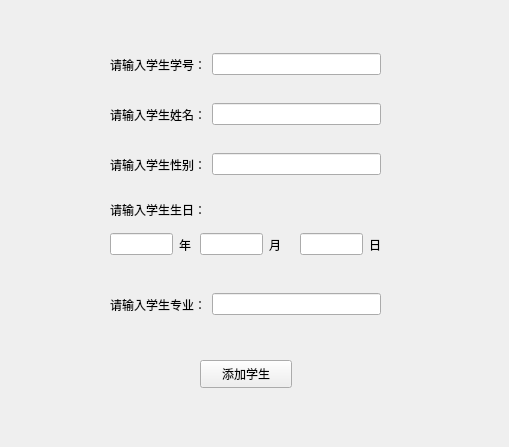
<?xml version="1.0" encoding="UTF-8"?>
<ui version="4.0">
 <class>studentA</class>
 <widget class="QWidget" name="studentA">
  <property name="geometry">
   <rect>
    <x>0</x>
    <y>0</y>
    <width>509</width>
    <height>447</height>
   </rect>
  </property>
  <property name="windowTitle">
   <string>添加学生</string>
  </property>
  <widget class="QWidget" name="layoutWidget">
   <property name="geometry">
    <rect>
     <x>110</x>
     <y>100</y>
     <width>271</width>
     <height>29</height>
    </rect>
   </property>
   <layout class="QHBoxLayout" name="horizontalLayout_2">
    <item>
     <widget class="QLabel" name="label_2">
      <property name="text">
       <string>请输入学生姓名：</string>
      </property>
     </widget>
    </item>
    <item>
     <widget class="QLineEdit" name="snameEdit"/>
    </item>
   </layout>
  </widget>
  <widget class="QWidget" name="layoutWidget_2">
   <property name="geometry">
    <rect>
     <x>110</x>
     <y>150</y>
     <width>271</width>
     <height>29</height>
    </rect>
   </property>
   <layout class="QHBoxLayout" name="horizontalLayout_3">
    <item>
     <widget class="QLabel" name="label_3">
      <property name="text">
       <string>请输入学生性别：</string>
      </property>
     </widget>
    </item>
    <item>
     <widget class="QLineEdit" name="ssexEdit"/>
    </item>
   </layout>
  </widget>
  <widget class="QWidget" name="layoutWidget_3">
   <property name="geometry">
    <rect>
     <x>200</x>
     <y>230</y>
     <width>81</width>
     <height>29</height>
    </rect>
   </property>
   <layout class="QHBoxLayout" name="horizontalLayout_5">
    <item>
     <widget class="QLineEdit" name="monthEdit"/>
    </item>
    <item>
     <widget class="QLabel" name="label_6">
      <property name="text">
       <string>月</string>
      </property>
     </widget>
    </item>
   </layout>
  </widget>
  <widget class="QWidget" name="layoutWidget_4">
   <property name="geometry">
    <rect>
     <x>300</x>
     <y>230</y>
     <width>81</width>
     <height>29</height>
    </rect>
   </property>
   <layout class="QHBoxLayout" name="horizontalLayout_6">
    <item>
     <widget class="QLineEdit" name="dayEdit"/>
    </item>
    <item>
     <widget class="QLabel" name="label_7">
      <property name="text">
       <string>日</string>
      </property>
     </widget>
    </item>
   </layout>
  </widget>
  <widget class="QWidget" name="layoutWidget_5">
   <property name="geometry">
    <rect>
     <x>110</x>
     <y>290</y>
     <width>271</width>
     <height>29</height>
    </rect>
   </property>
   <layout class="QHBoxLayout" name="horizontalLayout_7">
    <item>
     <widget class="QLabel" name="label_8">
      <property name="text">
       <string>请输入学生专业：</string>
      </property>
     </widget>
    </item>
    <item>
     <widget class="QLineEdit" name="majorEdit"/>
    </item>
   </layout>
  </widget>
  <widget class="QPushButton" name="pushButton">
   <property name="geometry">
    <rect>
     <x>200</x>
     <y>360</y>
     <width>92</width>
     <height>28</height>
    </rect>
   </property>
   <property name="text">
    <string>添加学生</string>
   </property>
  </widget>
  <widget class="QWidget" name="">
   <property name="geometry">
    <rect>
     <x>110</x>
     <y>50</y>
     <width>271</width>
     <height>29</height>
    </rect>
   </property>
   <layout class="QHBoxLayout" name="horizontalLayout">
    <item>
     <widget class="QLabel" name="label">
      <property name="text">
       <string>请输入学生学号：</string>
      </property>
     </widget>
    </item>
    <item>
     <widget class="QLineEdit" name="snoEdit"/>
    </item>
   </layout>
  </widget>
  <widget class="QLabel" name="label_4">
   <property name="geometry">
    <rect>
     <x>110</x>
     <y>200</y>
     <width>120</width>
     <height>19</height>
    </rect>
   </property>
   <property name="text">
    <string>请输入学生生日：</string>
   </property>
  </widget>
  <widget class="QWidget" name="">
   <property name="geometry">
    <rect>
     <x>110</x>
     <y>230</y>
     <width>81</width>
     <height>29</height>
    </rect>
   </property>
   <layout class="QHBoxLayout" name="horizontalLayout_4">
    <item>
     <widget class="QLineEdit" name="yearEdit"/>
    </item>
    <item>
     <widget class="QLabel" name="label_5">
      <property name="text">
       <string>年</string>
      </property>
     </widget>
    </item>
   </layout>
  </widget>
 </widget>
 <resources/>
 <connections/>
</ui>
